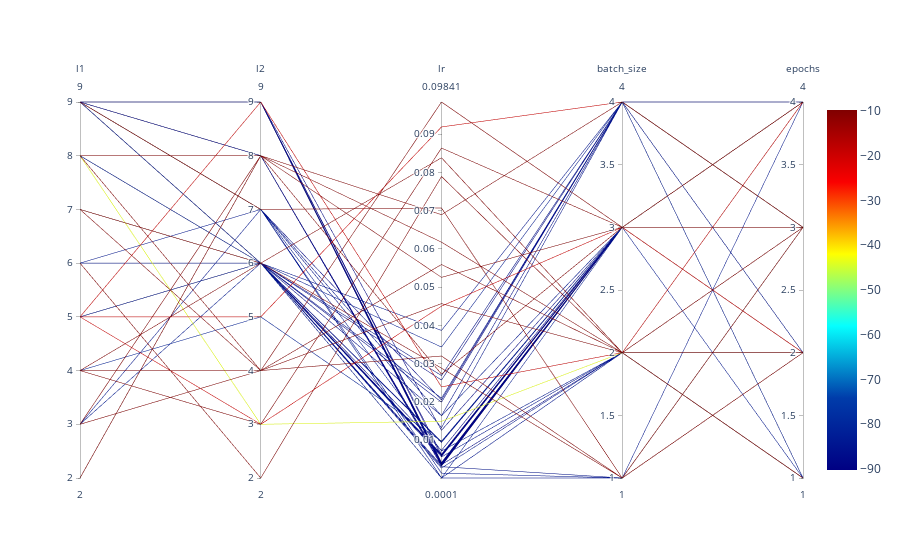

Source (notebook cell):
### Markdown cell above
## Parallel Coordinates Plot

### Code cell
spot_torch.parallel_plot()
